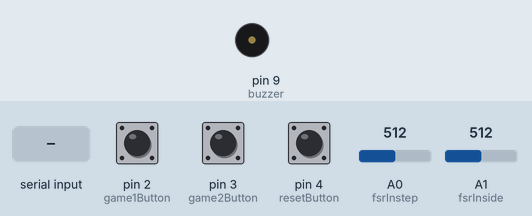
This sketch was run on a simulated Arduino Uno, built with avr-gcc and run on an emulated ATmega328P. Shown: buzzer (waves = sounding). The test bench sets the inputs (shaded band); at power-on: pin 2 (game1Button) LOW, pin 3 (game2Button) LOW, pin 4 (resetButton) LOW, A0 (fsrInstep) = 512, A1 (fsrInside) = 512. Random numbers use the default seed unless the sketch sets one; what the sketch prints to the serial monitor is not drawn.

Above: at 1.2 s.
1.3 s: "1" received over the second serial link
At 2.7 s:
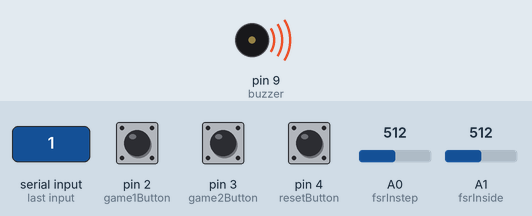
Timing chart, 0 to 8.8 s (numbered marks = the images above; inputs shaded):
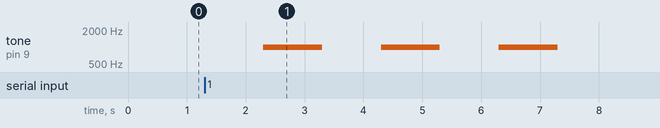

Measured:
- after the input at 1.3 s, tone on pin 9 (buzzer): alternates 1000 Hz for 1.0 s and silent for 1.0 s, 6 changes in all, then stays silent, starting after 1.0 s

The sketch:

maincode.ino
```cpp
#include <SoftwareSerial.h>
#include "functions.h"

// Pin definitions
const int fsrInstep = A0;   // FSR 1: Instep
const int fsrInside = A1;   // FSR 2: Inside

// buzzer
const int buzzer = 9;

// button （change if you need)
const int game1Button = 2;
const int game2Button = 3;
const int resetButton = 4;

// which game is on true is on (might not need)
// boolean g1state = false;
// boolean g2state = false;

// Bluetooth
const int BTrxPin = 10;
const int BTtxPin = 11;
SoftwareSerial BTSerial(BTrxPin,BTtxPin);  // Virtual port for bluetooth module; Rx, Tx pins

// Threshold for sensor activation (tune as needed)
// The sensor generates reverse readings, with smaller reading corresponding to higher force
const int threshold = 400;

// Game settings
const int sequenceLength = 3;  //// Decrease from 10 to 3 for faster debugging
int game1Sequence[sequenceLength];  // 0: instep, 1: inside

// Timing
unsigned long inputTimeout = 10000;  // Timeout per step in ms

void setup() {
  pinMode(game1Button,INPUT);
  pinMode(game2Button,INPUT);
  pinMode(resetButton,INPUT);
  Serial.begin(9600);
  BTSerial.begin(9600);
  randomSeed(analogRead(A5));  // Noise-based seed
  doublePrintln("Welcome to SkillSocc!");
}

void loop() {
  // char choice = Serial.read();
  // if (choice == '1') {
  //   buzzing(3);
  //   playGame1();
  // } else if (choice == '2') {
  //   buzzing(3);
  //   playGame2();
  // } else {
  //   Serial.println("Invalid input. Type '1' or '2'");  //// This error message is always shown once, no clue why
  // }
  // Serial.println("Choose a game: Type '1' or '2'");

  doublePrintln("Choose a game: Press Button '1' or '2'"); // type button
  unsigned long startTime = millis();
  int validInput = 0;

  while (millis() - startTime < inputTimeout){
    String BTInput = BTSerial.readString();
    BTInput.trim();  // Remove the line terminator, e.g. '\r''\n', to allow for String comparison

    if (digitalRead(game1Button) || BTInput == String("1")) {
    buzzing(3);
    playGame1();
    validInput = 1;
    }
    else if (digitalRead(game2Button) || BTInput == String("2")) {
    buzzing(3);
    playGame2();
    validInput = 1;
    }
    else if (digitalRead(resetButton) || BTInput == String("reset")) {
    doublePrintln("Game restart, please choose a game again!");
    validInput = 1;
    }
    else if (BTInput.length() > 0) {
      doublePrintln("Invalid input.");
    }
    if (validInput) {
      break;
    }
  }
  if (!validInput) {  // Time-out
    doublePrintln("Invalid input.");
  }
}
```

functions.h
```cpp
#ifndef FUNCTIONS_H
#define FUNCTIONS_H

#include <Arduino.h>

void buzzing(int numOfSounds);
int readKick();
String kickType(int code);
void playGame1();
void playGame2();

template <typename T>
void doublePrint(T content);

template <typename T>
void doublePrintln(T content);

#endif
```

functions.ino
```cpp
void buzzing(int numOfSounds){
  for(int i = 0; i < numOfSounds; i++){
    tone(buzzer, 1000);
    delay(1000);
    noTone(buzzer);
    if (i != numOfSounds - 1){
      delay(1000);
    }
  }
}

// Helper to get sensor hit
int readKick() {
  int instepValue = analogRead(fsrInstep);
  int insideValue = analogRead(fsrInside);

  //// The sensor generates reverse readings, with smaller reading corresponding to higher force
  if (instepValue < threshold && insideValue < threshold) {
    doublePrintln("Error: Both sensors triggered. Use one at a time.");
    delay(1000);
    return -1;
  }

  if (instepValue < threshold) return 0;
  if (insideValue < threshold) return 1;

  return -1;  // No valid input
}

// Display kick type
String kickType(int code) {
  return code == 0 ? "INSTEP" : "INSIDE";
}

// Game 1: Memorize and repeat
void playGame1() {
  doublePrintln("Game 1: Memorize the kick sequence.");
  delay(1000);

  // Generate random sequence
  //// May need different or modifiable lengths for each mode
  for (int i = 0; i < sequenceLength; i++) {
    game1Sequence[i] = random(0, 2); // 0 or 1
    doublePrint(i + 1);
    doublePrint(": ");
    doublePrintln(kickType(game1Sequence[i]));
    delay(1000);
  }

  // Hide the sequence
  //// No code to hide the sequence here; this function may not be supported in Arduino
  doublePrintln("Now reproduce the sequence!");
  delay(2000);
  doublePrintln("Start kicking!");

  // User input
  for (int i = 0; i < sequenceLength; i++) {
    unsigned long startTime = millis();
    int kick = -1;
    while (millis() - startTime < inputTimeout) {
      kick = readKick();
      if (kick != -1) break;
    }

    if (kick == -1) {
      doublePrintln("Timeout! Failed.");
      return;
    }

    if (kick != game1Sequence[i]) {
      doublePrint("Wrong kick at step ");
      doublePrintln(i + 1);
      doublePrintln("Failed.");
      return;
    }

    doublePrint("Correct: ");
    doublePrintln(kickType(kick));
    delay(500);
  }

  doublePrintln("Win! You completed the sequence.");
}

// Game 2: Endless mode
void playGame2() {
  doublePrintln("Game 2: Endless mode. Follow the kicks.");
  delay(1000);

  int score = 0;
  while (true) {
    int expectedKick = random(0, 2);
    doublePrint("Kick: ");
    doublePrintln(kickType(expectedKick));

    unsigned long startTime = millis();
    int kick = -1;
    while (millis() - startTime < inputTimeout) {
      kick = readKick();
      if (kick != -1) break;
    }

    if (kick == -1) {
      doublePrintln("Timeout! Game over.");
      break;
    }

    if (kick != expectedKick) {
      doublePrintln("Wrong kick! Game over.");
      break;
    }

    doublePrintln("Correct!");
    score++;
    delay(200);  //// The delay should be short to receive the next instruction in time before the ball falls to the ground
  }

  doublePrint("Your score: ");
  doublePrintln(score);
}

template <typename T>
void doublePrint(T content) {
  Serial.print(content);
  BTSerial.print(content);
}

template <typename T>
void doublePrintln(T content) {
  Serial.println(content);
  BTSerial.println(content);
}
```
